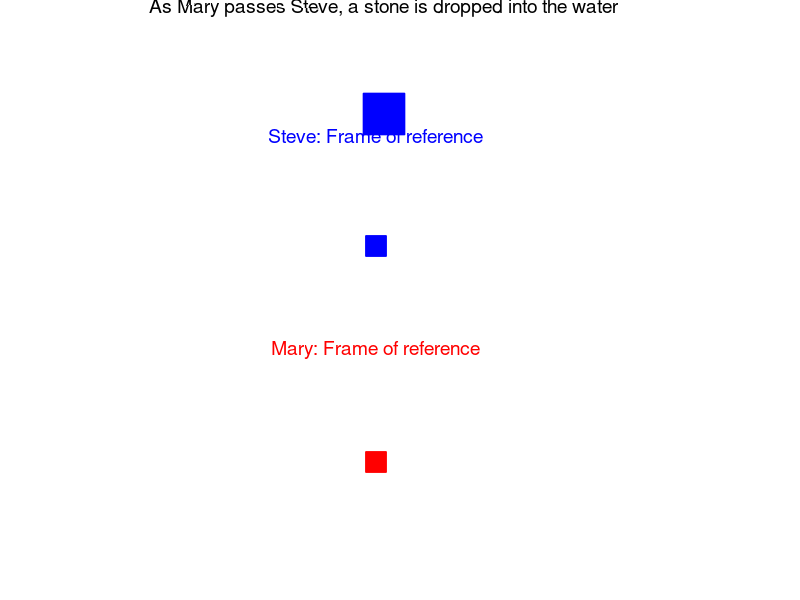

Recreate this plot in MATLAB. (Note: this script raises an error after producing the figure.)
% mpSR03.m
% 190618  Matlab R2018b

% SPECIAL RELATIVITY ANIMATIONS
% Einstein's Postulates:
% The speed of light is independent of an observer.
% Water waves propagating as seen by two observers Mary and Steve

% DOING PHYSICS ONLINE 
%    ../mphome.htm
% Scripts
%     http://www.physics.usyd.edu.au/teach_res/mp/mscripts/

% VISUAL PHYSICS ONLINE
%    http://www.physics.usyd.edu.au/teach_res/hsp/sp/spHome.htm

% Documentation
%    http://www.physics.usyd.edu.au/teach_res/hsp/sp/mod72/mod72A.htm
% Ian Cooper  ian.cooper@sydney.edu.au
% School of Physics, University of Sydney

close all
clear
clc

% ANIMATION and GIF file ==============================================

% file name for animated gif   
    ag_name = 'ag_SR.gif'; 
% Delay in seconds before displaying the next image  
    delay = 0.05;
    frame1 = 0;

% SETUP ===============================================================
% Steve: Fixed frame of reference (stationary)
% Mary:  Moving frame of reference (w.r.t Steve's frame)
% Number of time steps
  N = 121;
% Velocity of Mary's frame of reference w.r.t. Steve's frame of reference
  v = 8;
% Speed of light
  c = 13;
% Time in the Steve's frame and time step
  t = linspace(0,18,N);
  dt = t(2) - t(1);
% Position of Mary w.r.t. Steve
  xM = -65 + v.*t;
% limits for X axis
  xMin = -60;
  xMax = 60;
  xLmin = -85;
  xLmax = 85;
% Circle radius
  R = 0;
  
  
% GRAPHICS ============================================================

 figure(1)
   pos = [0.02 0.05 0.3 0.60];
   set(gcf,'Units','normalized')
   set(gcf,'Position',pos)
   set(gcf,'color','w')
    
for cc = 1 : N 
  subplot('position',[0.08,0.75,0.8,0.20])
     xlim([xMin xMax])
     ylim([-1 1])
 % Steve's position    
      xP = 0; yP = -0.4;
      Hplot = plot(xP,yP,'sb');
      set(Hplot,'markerfacecolor','b','markersize',30)
      hold on
     
 % Mary's position  
     xP = xM(cc);  yP = 0.4;    
     Hplot = plot(xP,yP,'sr');
     set(Hplot,'markerfacecolor','r','markersize',30)

% Light flash ON
     if xM(cc) > -10
      xP = 0; yP = 0;
      Hplot = plot(xP,yP,'og');
      set(Hplot,'markerfacecolor','g','markersize',20) 
     end

% Light flash OFF
     if xM(cc) > 10 
      xP = 0; yP = 0;
      Hplot = plot(xP,yP,'ow');
      set(Hplot,'markerfacecolor','w','markersize',20) 
     end
     
     H = title('As Mary passes Steve, a stone is dropped into the water'); 
     set(H,'fontweight','normal','fontsize',14)
     axis off
     xlim([xMin xMax])
     ylim([-1 1]) 
     pause(0.1)
     hold off 
 
 % Steve's Frame of reference  ----------------------------------------  
  subplot('position',[0.27,0.44,0.4,0.3])
     xlim([xLmin xLmax])
     ylim([xLmin xLmax])  
     axis square
     box on
 
      xP = 0; yP = 0;
      Hplot = plot(xP,yP,'sb');
      set(Hplot,'markerfacecolor','b','markersize',15)
      axis square
      hold on
      
     if xM(cc) > -10  && R < 125 
         [xP, yP] = circle(R,0,0);
         plot(xP,yP,'g','linewidth',4) 
                         
         xlim([xLmin xLmax])
         ylim([xLmin xLmax]) 
         hold off    
     end 
     
     H = title('Steve: Frame of reference'); 
     set(H,'fontweight','normal','color','b','fontsize',14)
     axis off
     
 % Mary's Frame of reference   ----------------------------------------   
  subplot('position',[0.27,0.08,0.4,0.3])
     xlim([xLmin xLmax])
     ylim([xLmin xLmax])  
     axis square
     box on
 
     xP = 0; yP = 0;
      Hplot = plot(xP,yP,'sr');
      set(Hplot,'markerfacecolor','r','markersize',15)
      axis square
      hold on
     
     if xM(cc) > -10  && R < 125
         [xP, yP] = circle(R,0,0);
         xP = xP - xM(cc); 
         plot(xP,yP,'g','linewidth',4)  
                 
         xlim([xLmin xLmax])
         ylim([xLmin xLmax])  
         hold off
         axis square
         R = R + c*dt;
     end
     
     H = title('Mary: Frame of reference');
     set(H,'fontweight','normal','color','r','fontsize',14)
     
     H = text(50,-90,'mpSR04.m');
     set(H,'fontweight','normal','color','k','fontsize',8)
     
    axis off
    
     frame1 = frame1 + 1;
         frame = getframe(1);
         im = frame2im(frame);
         [imind,cm] = rgb2ind(im,256);
         % On the first loop, create the file. In subsequent loops, append.
         if frame1 == 1
           imwrite(imind,cm,ag_name,'gif','DelayTime',delay,'loopcount',inf);
         else
          imwrite(imind,cm,ag_name,'gif','DelayTime',delay,'writemode','append');
         end
end
  
  function [xP, yP] = circle(aC,xC,yC)
    theta = linspace(0,2*pi,501);
    xP = xC + aC.*cos(theta);
    yP = yC + aC.*sin(theta);
  end
   
